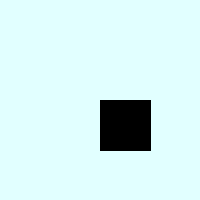
Frame 1 (no input)
Frame 60 (the mouse pressed at the canvas centre just before this capture): identical to frame 1, image omitted
Frame 120 (the mouse held since frame 60 and released just before this capture): identical to frame 1, image omitted

The Processing sketch that drew this single still picture (run headless with seeded random() and noise(); from frame 60 on, the mouse is pressed at the canvas centre):

// Processing sketch: opdracht_12_6
// ── opdracht_12_6.pde
float x;
float y;


 
void setup(){
  size (200, 200);
  x = width/2;
  y = height/2;
}
 
void draw(){
  background(225,255,255);
  fill(0,0,0);
  rect(x, y, 50,50);
}
 
void keyPressed() {
  if ((keyPressed == true) && (key == CODED)) {
    if (keyCode == UP){
     y --;
    } else if (keyCode == DOWN) {
      y ++;
    } else if (keyCode == LEFT ){
      x --;
    } else if (keyCode == RIGHT) {
      x ++;
    }  
  } 
}
